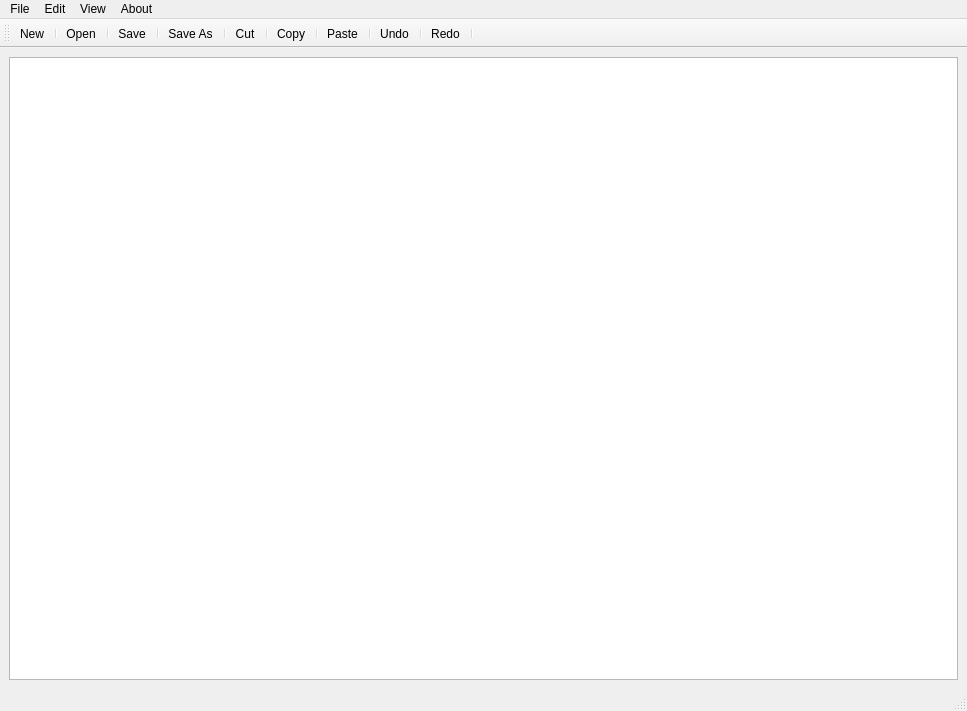
<?xml version="1.0" encoding="UTF-8"?>
<ui version="4.0">
 <class>MainWindow</class>
 <widget class="QMainWindow" name="MainWindow">
  <property name="geometry">
   <rect>
    <x>0</x>
    <y>0</y>
    <width>967</width>
    <height>711</height>
   </rect>
  </property>
  <property name="windowTitle">
   <string>MainWindow</string>
  </property>
  <widget class="QWidget" name="centralwidget">
   <layout class="QVBoxLayout" name="verticalLayout">
    <item>
     <widget class="QTextEdit" name="textEdit"/>
    </item>
   </layout>
  </widget>
  <widget class="QMenuBar" name="menubar">
   <property name="geometry">
    <rect>
     <x>0</x>
     <y>0</y>
     <width>967</width>
     <height>25</height>
    </rect>
   </property>
   <widget class="QMenu" name="menuFile">
    <property name="title">
     <string>File</string>
    </property>
    <addaction name="actionNew"/>
    <addaction name="actionOpen"/>
    <addaction name="separator"/>
    <addaction name="actionSave"/>
    <addaction name="actionSave_As"/>
   </widget>
   <widget class="QMenu" name="menuEdit">
    <property name="title">
     <string>Edit</string>
    </property>
    <addaction name="actionCut"/>
    <addaction name="actionCopy"/>
    <addaction name="actionPaste"/>
    <addaction name="separator"/>
    <addaction name="actionRedo"/>
    <addaction name="actionUndo"/>
    <addaction name="separator"/>
   </widget>
   <widget class="QMenu" name="menuAbout">
    <property name="title">
     <string>About</string>
    </property>
   </widget>
   <widget class="QMenu" name="menuView">
    <property name="title">
     <string>View</string>
    </property>
    <addaction name="actionDark_Theme"/>
    <addaction name="actionChange_Font"/>
   </widget>
   <addaction name="menuFile"/>
   <addaction name="menuEdit"/>
   <addaction name="menuView"/>
   <addaction name="menuAbout"/>
  </widget>
  <widget class="QStatusBar" name="statusbar"/>
  <widget class="QToolBar" name="toolBar">
   <property name="windowTitle">
    <string>toolBar</string>
   </property>
   <attribute name="toolBarArea">
    <enum>TopToolBarArea</enum>
   </attribute>
   <attribute name="toolBarBreak">
    <bool>false</bool>
   </attribute>
   <addaction name="actionNew"/>
   <addaction name="separator"/>
   <addaction name="actionOpen"/>
   <addaction name="separator"/>
   <addaction name="actionSave"/>
   <addaction name="separator"/>
   <addaction name="actionSave_As"/>
   <addaction name="separator"/>
   <addaction name="actionCut"/>
   <addaction name="separator"/>
   <addaction name="actionCopy"/>
   <addaction name="separator"/>
   <addaction name="actionPaste"/>
   <addaction name="separator"/>
   <addaction name="actionUndo"/>
   <addaction name="separator"/>
   <addaction name="actionRedo"/>
   <addaction name="separator"/>
  </widget>
  <action name="actionNew">
   <property name="icon">
    <iconset resource="Resource.qrc">
     <normaloff>:/rec/img/new.png</normaloff>:/rec/img/new.png</iconset>
   </property>
   <property name="text">
    <string>New</string>
   </property>
  </action>
  <action name="actionSave">
   <property name="icon">
    <iconset resource="Resource.qrc">
     <normaloff>:/rec/img/save.png</normaloff>:/rec/img/save.png</iconset>
   </property>
   <property name="text">
    <string>Save</string>
   </property>
  </action>
  <action name="actionSave_As">
   <property name="icon">
    <iconset resource="Resource.qrc">
     <normaloff>:/rec/img/save-as.png</normaloff>:/rec/img/save-as.png</iconset>
   </property>
   <property name="text">
    <string>Save As</string>
   </property>
  </action>
  <action name="actionCut">
   <property name="icon">
    <iconset resource="Resource.qrc">
     <normaloff>:/rec/img/cut.png</normaloff>:/rec/img/cut.png</iconset>
   </property>
   <property name="text">
    <string>Cut</string>
   </property>
  </action>
  <action name="actionCopy">
   <property name="icon">
    <iconset resource="Resource.qrc">
     <normaloff>:/rec/img/copy.png</normaloff>:/rec/img/copy.png</iconset>
   </property>
   <property name="text">
    <string>Copy</string>
   </property>
  </action>
  <action name="actionPaste">
   <property name="icon">
    <iconset resource="Resource.qrc">
     <normaloff>:/rec/img/paste.png</normaloff>:/rec/img/paste.png</iconset>
   </property>
   <property name="text">
    <string>Paste</string>
   </property>
  </action>
  <action name="actionRedo">
   <property name="icon">
    <iconset resource="Resource.qrc">
     <normaloff>:/rec/img/redo.png</normaloff>:/rec/img/redo.png</iconset>
   </property>
   <property name="text">
    <string>Redo</string>
   </property>
  </action>
  <action name="actionUndo">
   <property name="icon">
    <iconset resource="Resource.qrc">
     <normaloff>:/rec/img/undo.png</normaloff>:/rec/img/undo.png</iconset>
   </property>
   <property name="text">
    <string>Undo</string>
   </property>
  </action>
  <action name="actionOpen">
   <property name="enabled">
    <bool>true</bool>
   </property>
   <property name="icon">
    <iconset resource="Resource.qrc">
     <normaloff>:/rec/img/open.png</normaloff>:/rec/img/open.png</iconset>
   </property>
   <property name="text">
    <string>Open</string>
   </property>
  </action>
  <action name="actionChange_Font">
   <property name="text">
    <string>Change Font</string>
   </property>
  </action>
  <action name="actionDark_Theme">
   <property name="text">
    <string>Dark Theme</string>
   </property>
  </action>
 </widget>
 <resources>
  <include location="Resource.qrc"/>
 </resources>
 <connections/>
</ui>
